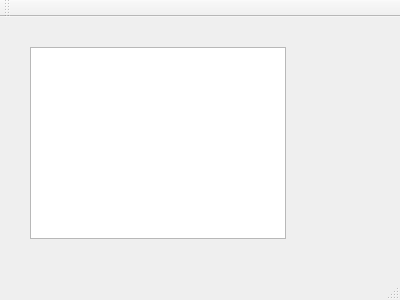
<?xml version="1.0" encoding="UTF-8"?>
<ui version="4.0">
 <class>MainWindow</class>
 <widget class="QMainWindow" name="MainWindow">
  <property name="geometry">
   <rect>
    <x>0</x>
    <y>0</y>
    <width>400</width>
    <height>300</height>
   </rect>
  </property>
  <property name="windowTitle">
   <string>MainWindow</string>
  </property>
  <widget class="QWidget" name="centralWidget">
   <widget class="QTableWidget" name="tableWidget">
    <property name="geometry">
     <rect>
      <x>30</x>
      <y>30</y>
      <width>256</width>
      <height>192</height>
     </rect>
    </property>
   </widget>
  </widget>
  <widget class="QMenuBar" name="menuBar">
   <property name="geometry">
    <rect>
     <x>0</x>
     <y>0</y>
     <width>400</width>
     <height>17</height>
    </rect>
   </property>
  </widget>
  <widget class="QToolBar" name="mainToolBar">
   <attribute name="toolBarArea">
    <enum>TopToolBarArea</enum>
   </attribute>
   <attribute name="toolBarBreak">
    <bool>false</bool>
   </attribute>
  </widget>
  <widget class="QStatusBar" name="statusBar"/>
 </widget>
 <layoutdefault spacing="6" margin="11"/>
 <resources/>
 <connections/>
</ui>
